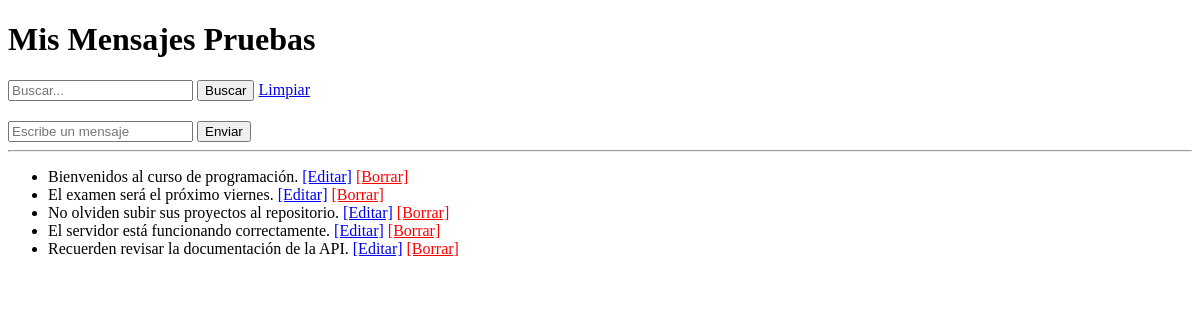
Before: / with the older database file.
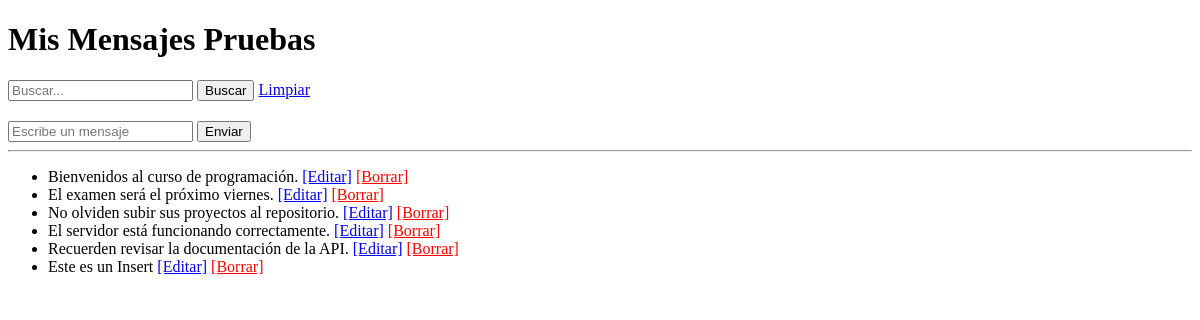
After: the same page with the newer database file.
### tables this page shows
CREATE TABLE `mensajes` (
  `id` int(11) NOT NULL AUTO_INCREMENT,
  `texto` varchar(100) DEFAULT NULL,
  PRIMARY KEY (`id`)
);

### src/Database.php (called while the page is built)
<?php
class Database {
    private static $instance = null;
    public static function getConnection() {
        if (self::$instance === null) {
            $host = 'db';
            $db   = getenv('DB_NAME') ?: 'laboratorio_db';
            $user = getenv('DB_USER') ?: 'root';
            $pass = getenv('DB_PASS') ?: 'rootpassword';
            try {
                self::$instance = new PDO("mysql:host=$host;dbname=$db", $user, $pass);
                self::$instance->setAttribute(PDO::ATTR_ERRMODE, PDO::ERRMODE_EXCEPTION);
            } catch (PDOException $e) {
                die("Error de conexión: " . $e->getMessage());
            }
        }
        return self::$instance;
    }
}

### src/MensajeManager.php (called while the page is built, shortened)
<?php
require_once 'Database.php';
class MensajeManager {
    private $pdo;
    public function __construct() {
        $this->pdo = Database::getConnection();
    }
    public function obtenerTodos($busqueda = '') {
        $sql = "SELECT id, texto FROM mensajes WHERE texto LIKE :busqueda";
        $stmt = $this->pdo->prepare($sql);
        $stmt->execute(['busqueda' => "%$busqueda%"]);
        return $stmt->fetchAll(PDO::FETCH_ASSOC);
    }
}

### src/index.php (the view, shortened to what this page needs)
<?php
require_once 'MensajeManager.php';
$manager = new MensajeManager();
$busqueda = $_GET['buscar'] ?? '';
$mensajes = $manager->obtenerTodos($busqueda);
?>
<!DOCTYPE html>
<html>
<head>
</head>
<body>
    <h1>Mis Mensajes Pruebas</h1>
    <form method="GET" style="margin-bottom: 20px;">
        <input type="text" name="buscar" value="<?= htmlspecialchars($busqueda) ?>" placeholder="Buscar...">
        <button type="submit">Buscar</button>
        <a href="index.php">Limpiar</a>
    </form>
    <form method="POST">
        <input type="text" name="mensaje" placeholder="Escribe un mensaje" required>
        <button type="submit">Enviar</button>
    </form>
    <hr>
    <ul>
        <?php foreach ($mensajes as $m): ?>
            <li>
                <?= htmlspecialchars($m['texto']) ?>
                <a href="editar.php?id=<?= $m['id'] ?>">[Editar]</a>
                <a href="borrar.php?id=<?= $m['id'] ?>" onclick="return confirm('¿Seguro?');" style="color:red;">[Borrar]</a>
            </li>
        <?php endforeach; ?>
    </ul>
</body>
</html>

Changed rows visible on the page:
added mensajes: texto "Este es un Insert"
